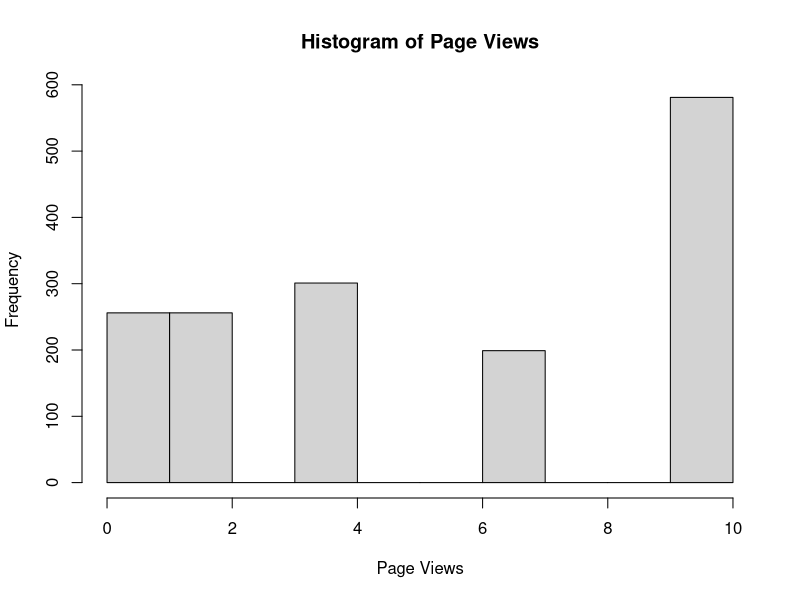
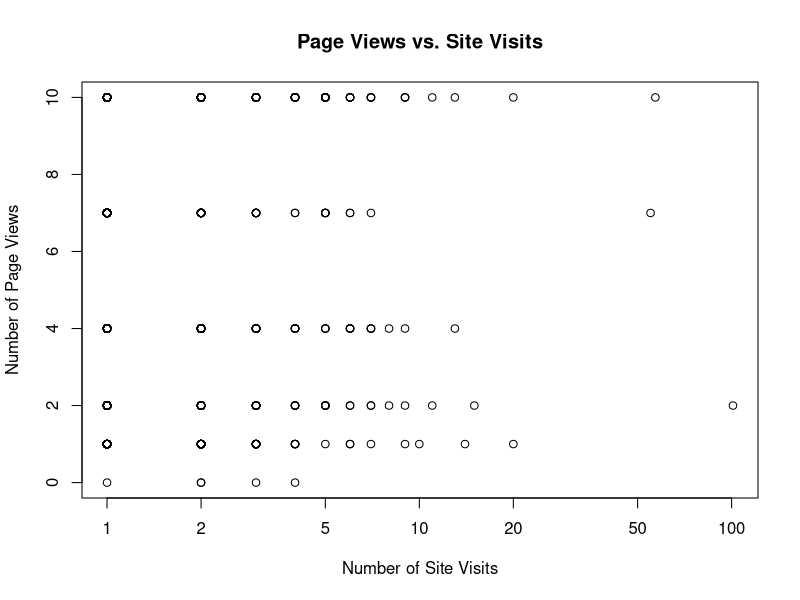
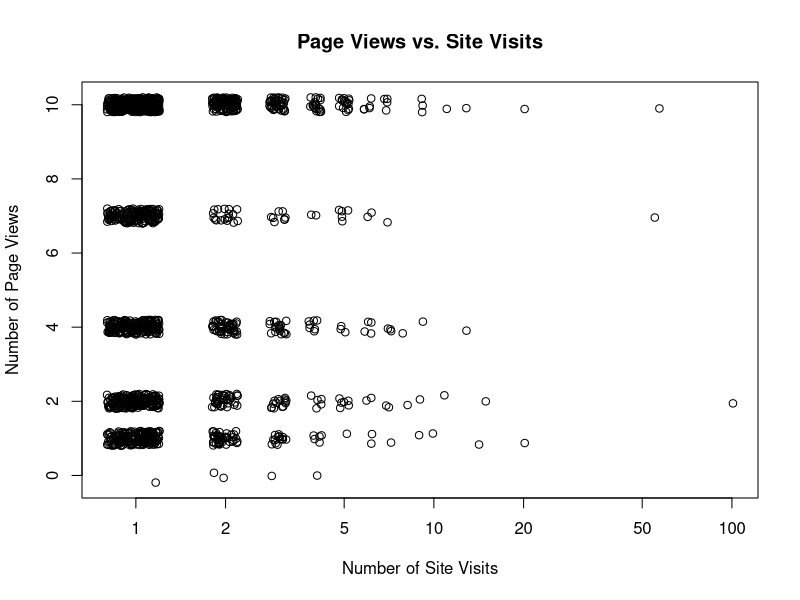
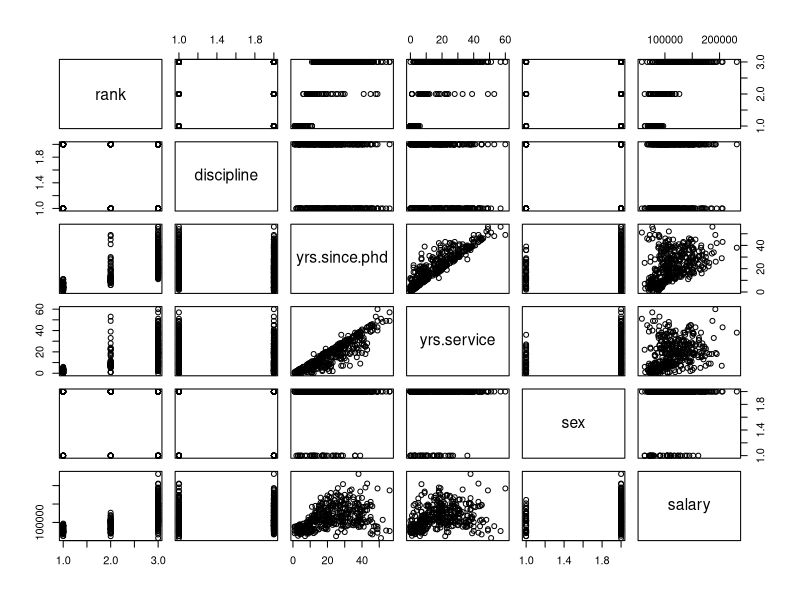
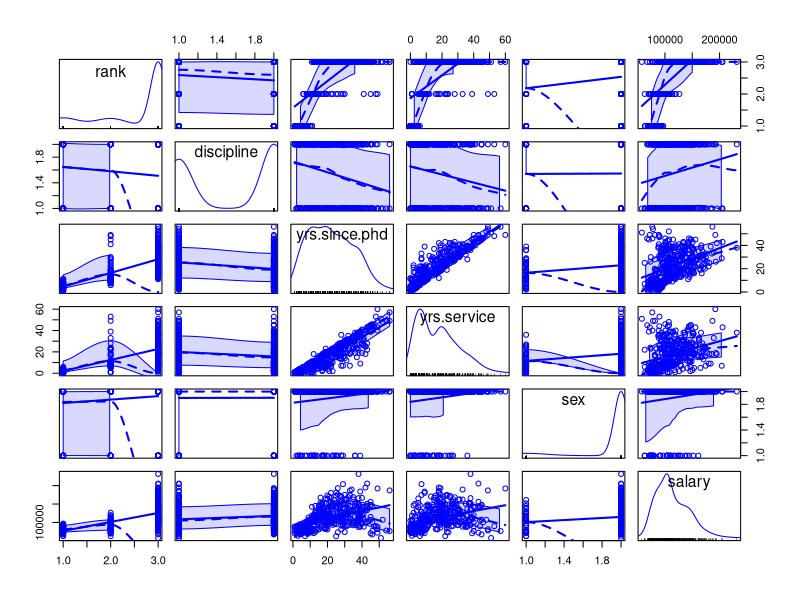
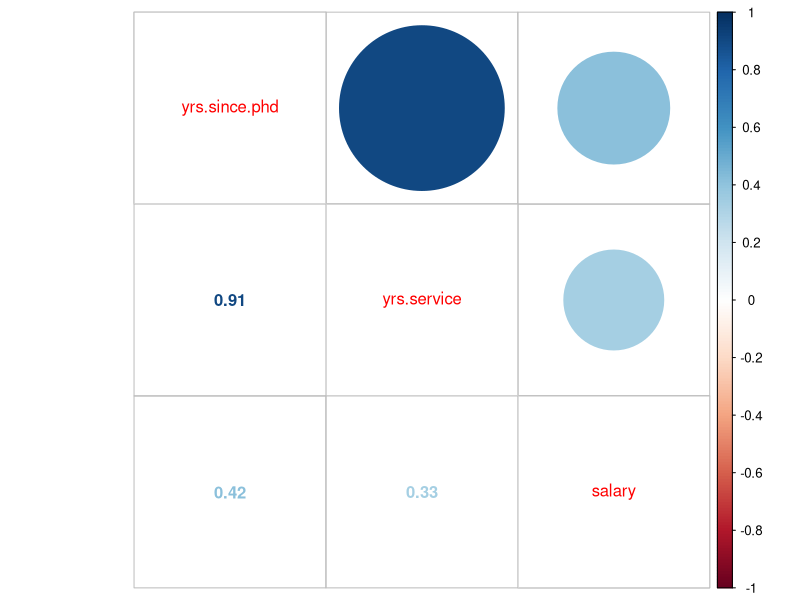

These figures' R source, in order:
## ---- chunk 1
setwd("C:/Users/Hema/Desktop/Market Research/Mark Research - Assignment 3")
getwd()
ecomm.df <- read.csv("ecommerce-data.csv")
str(ecomm.df)

## ---- chunk 2
#Adding new integer variable, pageviewInt
pageViewInt <- rep(NA, length(ecomm.df$behavPageviews))
pageViewInt[ecomm.df$behavPageviews=="0"] <- 0
pageViewInt[ecomm.df$behavPageviews=="1"] <- 1
pageViewInt[ecomm.df$behavPageviews=="2 to 3"] <- 2
pageViewInt[ecomm.df$behavPageviews=="4 to 6"] <- 4
pageViewInt[ecomm.df$behavPageviews=="7 to 9"] <- 7
pageViewInt[ecomm.df$behavPageviews=="10+"] <- 10
ecomm.df$pageViewInt <- pageViewInt

hist(ecomm.df$pageViewInt, main = "Histogram of Page Views",
     xlab = "Page Views")
## ---- chunk 3
plot(ecomm.df$pageViewInt ~ ecomm.df$behavNumVisits,
     main = "Page Views vs. Site Visits",
     ylab = "Number of Page Views", xlab = "Number of Site Visits",
     log = "x")
## ---- chunk 4
plot(jitter(ecomm.df$pageViewInt) ~ jitter(ecomm.df$behavNumVisits),
     main = "Page Views vs. Site Visits",
     ylab = "Number of Page Views", xlab = "Number of Site Visits", log = "x")

## ---- chunk 5
cor(ecomm.df$pageViewInt, ecomm.df$behavNumVisits)

## ---- chunk 6
cor(ecomm.df$pageViewInt, log(ecomm.df$behavNumVisits))

## ---- chunk 7
cor.test(ecomm.df$pageViewInt, ecomm.df$behavNumVisits)

## ---- chunk 8
cor.test(ecomm.df$pageViewInt, log(ecomm.df$behavNumVisits))

## ---- chunk 9
library(car)

## ---- chunk 10
data("Salaries")

## ---- chunk 11
?Salaries

## ---- chunk 12
pairs(formula = ~ rank + discipline + yrs.since.phd + yrs.service + sex + salary, data = Salaries)

## ---- chunk 13
scatterplotMatrix(formula = ~ rank + discipline + yrs.since.phd + yrs.service + sex + salary, data = Salaries)

## ---- chunk 14
str(Salaries)

## ---- chunk 15
library(corrplot)
corrplot.mixed(cor(Salaries[,c(3,4,6)]))

